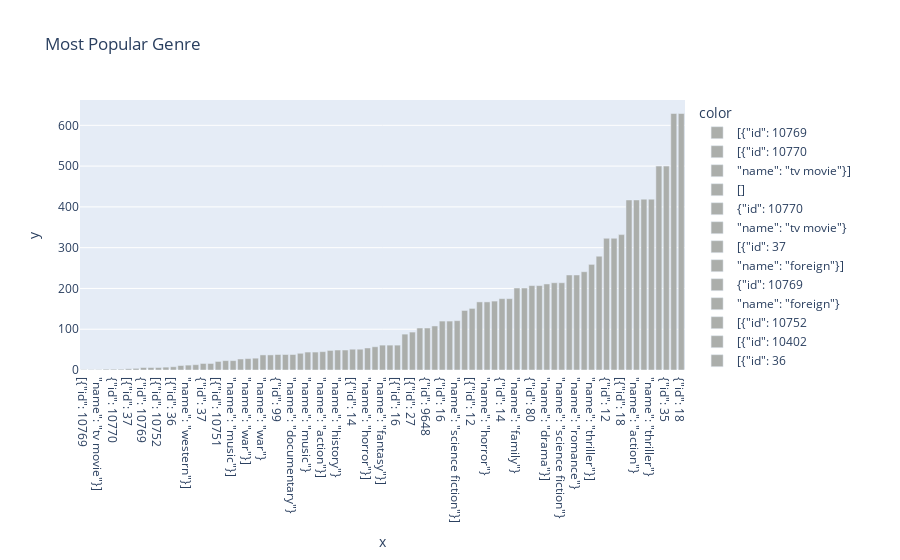

The code cell stored with this chart in its notebook:
### Code cell
import plotly.express as px
base_counts = get_counts(data_filtered, 'genres', genres)
base_counts = pd.DataFrame(index=base_counts.keys(),
                           data=base_counts.values(),
                           columns=['Counts'])
base_counts.sort_values(by='Counts', inplace=True)
# Plot the chart which shows top genres and separate by color where genre<1000
colors=['#abaeab' if i<1000 else '#A0E045' for i in  base_counts.Counts]
fig = px.bar(x=base_counts.index,
             y=base_counts['Counts'],
             title='Most Popular Genre',color_discrete_sequence=colors,color=base_counts.index)
fig.show()

### Figure 1 — Plotly figure (JSON) as saved in the notebook; plotly's stock layout.template omitted (floating-point values rounded to 4 significant figures)
{"data": [{"alignmentgroup": "True", "hovertemplate": "color=[{\"id\": 10769<br>x=%{x}<br>y=%{y}<extra></extra>", "legendgroup": "[{\"id\": 10769", "marker": {"color": "#abaeab", "pattern": {"shape": ""}}, "name": "[{\"id\": 10769", "offsetgroup": "[{\"id\": 10769", "orientation": "v", "showlegend": true, "textposition": "auto", "type": "bar", "x": ["[{\"id\": 10769"], "xaxis": "x", "y": [1], "yaxis": "y"}, {"alignmentgroup": "True", "hovertemplate": "color=[{\"id\": 10770<br>x=%{x}<br>y=%{y}<extra></extra>", "legendgroup": "[{\"id\": 10770", "marker": {"color": "#abaeab", "pattern": {"shape": ""}}, "name": "[{\"id\": 10770", "offsetgroup": "[{\"id\": 10770", "orientation": "v", "showlegend": true, "textposition": "auto", "type": "bar", "x": ["[{\"id\": 10770"], "xaxis": "x", "y": [1], "yaxis": "y"}, {"alignmentgroup": "True", "hovertemplate": "color=\"name\": \"tv movie\"}]<br>x=%{x}<br>y=%{y}<extra></extra>", "legendgroup": "\"name\": \"tv movie\"}]", "marker": {"color": "#abaeab", "pattern": {"shape": ""}}, "name": "\"name\": \"tv movie\"}]", "offsetgroup": "\"name\": \"tv movie\"}]", "orientation": "v", "showlegend": true, "textposition": "auto", "type": "bar", "x": ["\"name\": \"tv movie\"}]"], "xaxis": "x", "y": [1], "yaxis": "y"}, {"alignmentgroup": "True", "hovertemplate": "color=[]<br>x=%{x}<br>y=%{y}<extra></extra>", "legendgroup": "[]", "marker": {"color": "#abaeab", "pattern": {"shape": ""}}, "name": "[]", "offsetgroup": "[]", "orientation": "v", "showlegend": true, "textposition": "auto", "type": "bar", "x": ["[]"], "xaxis": "x", "y": [2], "yaxis": "y"}, {"alignmentgroup": "True", "hovertemplate": "color={\"id\": 10770<br>x=%{x}<br>y=%{y}<extra></extra>", "legendgroup": "{\"id\": 10770", "marker": {"color": "#abaeab", "pattern": {"shape": ""}}, "name": "{\"id\": 10770", "offsetgroup": "{\"id\": 10770", "orientation": "v", "showlegend": true, "textposition": "auto", "type": "bar", "x": ["{\"id\": 10770"], "xaxis": "x", "y": [2], "yaxis": "y"}, {"alignmentgroup": "True", "hovertemplate": "color=\"name\": \"tv movie\"}<br>x=%{x}<br>y=%{y}<extra></extra>", "legendgroup": "\"name\": \"tv movie\"}", "marker": {"color": "#abaeab", "pattern": {"shape": ""}}, "name": "\"name\": \"tv movie\"}", "offsetgroup": "\"name\": \"tv movie\"}", "orientation": "v", "showlegend": true, "textposition": "auto", "type": "bar", "x": ["\"name\": \"tv movie\"}"], "xaxis": "x", "y": [2], "yaxis": "y"}, {"alignmentgroup": "True", "hovertemplate": "color=[{\"id\": 37<br>x=%{x}<br>y=%{y}<extra></extra>", "legendgroup": "[{\"id\": 37", "marker": {"color": "#abaeab", "pattern": {"shape": ""}}, "name": "[{\"id\": 37", "offsetgroup": "[{\"id\": 37", "orientation": "v", "showlegend": true, "textposition": "auto", "type": "bar", "x": ["[{\"id\": 37"], "xaxis": "x", "y": [3], "yaxis": "y"}, {"alignmentgroup": "True", "hovertemplate": "color=\"name\": \"foreign\"}]<br>x=%{x}<br>y=%{y}<extra></extra>", "legendgroup": "\"name\": \"foreign\"}]", "marker": {"color": "#abaeab", "pattern": {"shape": ""}}, "name": "\"name\": \"foreign\"}]", "offsetgroup": "\"name\": \"foreign\"}]", "orientation": "v", "showlegend": true, "textposition": "auto", "type": "bar", "x": ["\"name\": \"foreign\"}]"], "xaxis": "x", "y": [4], "yaxis": "y"}, {"alignmentgroup": "True", "hovertemplate": "color={\"id\": 10769<br>x=%{x}<br>y=%{y}<extra></extra>", "legendgroup": "{\"id\": 10769", "marker": {"color": "#abaeab", "pattern": {"shape": ""}}, "name": "{\"id\": 10769", "offsetgroup": "{\"id\": 10769", "orientation": "v", "showlegend": true, "textposition": "auto", "type": "bar", "x": ["{\"id\": 10769"], "xaxis": "x", "y": [6], "yaxis": "y"}, {"alignmentgroup": "True", "hovertemplate": "color=\"name\": \"foreign\"}<br>x=%{x}<br>y=%{y}<extra></extra>", "legendgroup": "\"name\": \"foreign\"}", "marker": {"color": "#abaeab", "pattern": {"shape": ""}}, "name": "\"name\": \"foreign\"}", "offsetgroup": "\"name\": \"foreign\"}", "orientation": "v", "showlegend": true, "textposition": "auto", "type": "bar", "x": ["\"name\": \"foreign\"}"], "xaxis": "x", "y": [6], "yaxis": "y"}, {"alignmentgroup": "True", "hovertemplate": "color=[{\"id\": 10752<br>x=%{x}<br>y=%{y}<extra></extra>", "legendgroup": "[{\"id\": 10752", "marker": {"color": "#abaeab", "pattern": {"shape": ""}}, "name": "[{\"id\": 10752", "offsetgroup": "[{\"id\": 10752", "orientation": "v", "showlegend": true, "textposition": "auto", "type": "bar", "x": ["[{\"id\": 10752"], "xaxis": "x", "y": [6], "yaxis": "y"}, {"alignmentgroup": "True", "hovertemplate": "color=[{\"id\": 10402<br>x=%{x}<br>y=%{y}<extra></extra>", "legendgroup": "[{\"id\": 10402", "marker": {"color": "#abaeab", "pattern": {"shape": ""}}, "name": "[{\"id\": 10402", "offsetgroup": "[{\"id\": 10402", "orientation": "v", "showlegend": true, "textposition": "auto", "type": "bar", "x": ["[{\"id\": 10402"], "xaxis": "x", "y": [7], "yaxis": "y"}, {"alignmentgroup": "True", "hovertemplate": "color=[{\"id\": 36<br>x=%{x}<br>y=%{y}<extra></extra>", "legendgroup": "[{\"id\": 36", "marker": {"color": "#abaeab", "pattern": {"shape": ""}}, "name": "[{\"id\": 36", "offsetgroup": "[{\"id\": 36", "orientation": "v", "showlegend": true, "textposition": "auto", "type": "bar", "x": ["[{\"id\": 36"], "xaxis": "x", "y": [8], "yaxis": "y"}, {"alignmentgroup": "True", "hovertemplate": "color=\"name\": \"animation\"}]<br>x=%{x}<br>y=%{y}<extra></extra>", "legendgroup": "\"name\": \"animation\"}]", "marker": {"color": "#abaeab", "pattern": {"shape": ""}}, "name": "\"name\": \"animation\"}]", "offsetgroup": "\"name\": \"animation\"}]", "orientation": "v", "showlegend": true, "textposition": "auto", "type": "bar", "x": ["\"name\": \"animation\"}]"], "xaxis": "x", "y": [11], "yaxis": "y"}, {"alignmentgroup": "True", "hovertemplate": "color=\"name\": \"western\"}]<br>x=%{x}<br>y=%{y}<extra></extra>", "legendgroup": "\"name\": \"western\"}]", "marker": {"color": "#abaeab", "pattern": {"shape": ""}}, "name": "\"name\": \"western\"}]", "offsetgroup": "\"name\": \"western\"}]", "orientation": "v", "showlegend": true, "textposition": "auto", "type": "bar", "x": ["\"name\": \"western\"}]"], "xaxis": "x", "y": [12], "yaxis": "y"}, {"alignmentgroup": "True", "hovertemplate": "color=[{\"id\": 9648<br>x=%{x}<br>y=%{y}<extra></extra>", "legendgroup": "[{\"id\": 9648", "marker": {"color": "#abaeab", "pattern": {"shape": ""}}, "name": "[{\"id\": 9648", "offsetgroup": "[{\"id\": 9648", "orientation": "v", "showlegend": true, "textposition": "auto", "type": "bar", "x": ["[{\"id\": 9648"], "xaxis": "x", "y": [13], "yaxis": "y"}, {"alignmentgroup": "True", "hovertemplate": "color={\"id\": 37<br>x=%{x}<br>y=%{y}<extra></extra>", "legendgroup": "{\"id\": 37", "marker": {"color": "#abaeab", "pattern": {"shape": ""}}, "name": "{\"id\": 37", "offsetgroup": "{\"id\": 37", "orientation": "v", "showlegend": true, "textposition": "auto", "type": "bar", "x": ["{\"id\": 37"], "xaxis": "x", "y": [16], "yaxis": "y"}, {"alignmentgroup": "True", "hovertemplate": "color=\"name\": \"western\"}<br>x=%{x}<br>y=%{y}<extra></extra>", "legendgroup": "\"name\": \"western\"}", "marker": {"color": "#abaeab", "pattern": {"shape": ""}}, "name": "\"name\": \"western\"}", "offsetgroup": "\"name\": \"western\"}", "orientation": "v", "showlegend": true, "textposition": "auto", "type": "bar", "x": ["\"name\": \"western\"}"], "xaxis": "x", "y": [16], "yaxis": "y"}, {"alignmentgroup": "True", "hovertemplate": "color=[{\"id\": 10751<br>x=%{x}<br>y=%{y}<extra></extra>", "legendgroup": "[{\"id\": 10751", "marker": {"color": "#abaeab", "pattern": {"shape": ""}}, "name": "[{\"id\": 10751", "offsetgroup": "[{\"id\": 10751", "orientation": "v", "showlegend": true, "textposition": "auto", "type": "bar", "x": ["[{\"id\": 10751"], "xaxis": "x", "y": [21], "yaxis": "y"}, {"alignmentgroup": "True", "hovertemplate": "color=\"name\": \"history\"}]<br>x=%{x}<br>y=%{y}<extra></extra>", "legendgroup": "\"name\": \"history\"}]", "marker": {"color": "#abaeab", "pattern": {"shape": ""}}, "name": "\"name\": \"history\"}]", "offsetgroup": "\"name\": \"history\"}]", "orientation": "v", "showlegend": true, "textposition": "auto", "type": "bar", "x": ["\"name\": \"history\"}]"], "xaxis": "x", "y": [23], "yaxis": "y"}, {"alignmentgroup": "True", "hovertemplate": "color=\"name\": \"music\"}]<br>x=%{x}<br>y=%{y}<extra></extra>", "legendgroup": "\"name\": \"music\"}]", "marker": {"color": "#abaeab", "pattern": {"shape": ""}}, "name": "\"name\": \"music\"}]", "offsetgroup": "\"name\": \"music\"}]", "orientation": "v", "showlegend": true, "textposition": "auto", "type": "bar", "x": ["\"name\": \"music\"}]"], "xaxis": "x", "y": [23], "yaxis": "y"}, {"alignmentgroup": "True", "hovertemplate": "color=[{\"id\": 99<br>x=%{x}<br>y=%{y}<extra></extra>", "legendgroup": "[{\"id\": 99", "marker": {"color": "#abaeab", "pattern": {"shape": ""}}, "name": "[{\"id\": 99", "offsetgroup": "[{\"id\": 99", "orientation": "v", "showlegend": true, "textposition": "auto", "type": "bar", "x": ["[{\"id\": 99"], "xaxis": "x", "y": [27], "yaxis": "y"}, {"alignmentgroup": "True", "hovertemplate": "color=\"name\": \"war\"}]<br>x=%{x}<br>y=%{y}<extra></extra>", "legendgroup": "\"name\": \"war\"}]", "marker": {"color": "#abaeab", "pattern": {"shape": ""}}, "name": "\"name\": \"war\"}]", "offsetgroup": "\"name\": \"war\"}]", "orientation": "v", "showlegend": true, "textposition": "auto", "type": "bar", "x": ["\"name\": \"war\"}]"], "xaxis": "x", "y": [28], "yaxis": "y"}, {"alignmentgroup": "True", "hovertemplate": "color=\"name\": \"documentary\"}]<br>x=%{x}<br>y=%{y}<extra></extra>", "legendgroup": "\"name\": \"documentary\"}]", "marker": {"color": "#abaeab", "pattern": {"shape": ""}}, "name": "\"name\": \"documentary\"}]", "offsetgroup": "\"name\": \"documentary\"}]", "orientation": "v", "showlegend": true, "textposition": "auto", "type": "bar", "x": ["\"name\": \"documentary\"}]"], "xaxis": "x", "y": [29], "yaxis": "y"}, {"alignmentgroup": "True", "hovertemplate": "color=\"name\": \"war\"}<br>x=%{x}<br>y=%{y}<extra></extra>", "legendgroup": "\"name\": \"war\"}", "marker": {"color": "#abaeab", "pattern": {"shape": ""}}, "name": "\"name\": \"war\"}", "offsetgroup": "\"name\": \"war\"}", "orientation": "v", "showlegend": true, "textposition": "auto", "type": "bar", "x": ["\"name\": \"war\"}"], "xaxis": "x", "y": [37], "yaxis": "y"}, {"alignmentgroup": "True", "hovertemplate": "color={\"id\": 10752<br>x=%{x}<br>y=%{y}<extra></extra>", "legendgroup": "{\"id\": 10752", "marker": {"color": "#abaeab", "pattern": {"shape": ""}}, "name": "{\"id\": 10752", "offsetgroup": "{\"id\": 10752", "orientation": "v", "showlegend": true, "textposition": "auto", "type": "bar", "x": ["{\"id\": 10752"], "xaxis": "x", "y": [37], "yaxis": "y"}, {"alignmentgroup": "True", "hovertemplate": "color={\"id\": 99<br>x=%{x}<br>y=%{y}<extra></extra>", "legendgroup": "{\"id\": 99", "marker": {"color": "#abaeab", "pattern": {"shape": ""}}, "name": "{\"id\": 99", "offsetgroup": "{\"id\": 99", "orientation": "v", "showlegend": true, "textposition": "auto", "type": "bar", "x": ["{\"id\": 99"], "xaxis": "x", "y": [38], "yaxis": "y"}, {"alignmentgroup": "True", "hovertemplate": "color=[{\"id\": 10749<br>x=%{x}<br>y=%{y}<extra></extra>", "legendgroup": "[{\"id\": 10749", "marker": {"color": "#abaeab", "pattern": {"shape": ""}}, "name": "[{\"id\": 10749", "offsetgroup": "[{\"id\": 10749", "orientation": "v", "showlegend": true, "textposition": "auto", "type": "bar", "x": ["[{\"id\": 10749"], "xaxis": "x", "y": [38], "yaxis": "y"}, {"alignmentgroup": "True", "hovertemplate": "color=\"name\": \"documentary\"}<br>x=%{x}<br>y=%{y}<extra></extra>", "legendgroup": "\"name\": \"documentary\"}", "marker": {"color": "#abaeab", "pattern": {"shape": ""}}, "name": "\"name\": \"documentary\"}", "offsetgroup": "\"name\": \"documentary\"}", "orientation": "v", "showlegend": true, "textposition": "auto", "type": "bar", "x": ["\"name\": \"documentary\"}"], "xaxis": "x", "y": [38], "yaxis": "y"}, {"alignmentgroup": "True", "hovertemplate": "color=[{\"id\": 878<br>x=%{x}<br>y=%{y}<extra></extra>", "legendgroup": "[{\"id\": 878", "marker": {"color": "#abaeab", "pattern": {"shape": ""}}, "name": "[{\"id\": 878", "offsetgroup": "[{\"id\": 878", "orientation": "v", "showlegend": true, "textposition": "auto", "type": "bar", "x": ["[{\"id\": 878"], "xaxis": "x", "y": [41], "yaxis": "y"}, {"alignmentgroup": "True", "hovertemplate": "color=\"name\": \"music\"}<br>x=%{x}<br>y=%{y}<extra></extra>", "legendgroup": "\"name\": \"music\"}", "marker": {"color": "#abaeab", "pattern": {"shape": ""}}, "name": "\"name\": \"music\"}", "offsetgroup": "\"name\": \"music\"}", "orientation": "v", "showlegend": true, "textposition": "auto", "type": "bar", "x": ["\"name\": \"music\"}"], "xaxis": "x", "y": [44], "yaxis": "y"}, {"alignmentgroup": "True", "hovertemplate": "color={\"id\": 10402<br>x=%{x}<br>y=%{y}<extra></extra>", "legendgroup": "{\"id\": 10402", "marker": {"color": "#abaeab", "pattern": {"shape": ""}}, "name": "{\"id\": 10402", "offsetgroup": "{\"id\": 10402", "orientation": "v", "showlegend": true, "textposition": "auto", "type": "bar", "x": ["{\"id\": 10402"], "xaxis": "x", "y": [44], "yaxis": "y"}, {"alignmentgroup": "True", "hovertemplate": "color=\"name\": \"action\"}]<br>x=%{x}<br>y=%{y}<extra></extra>", "legendgroup": "\"name\": \"action\"}]", "marker": {"color": "#abaeab", "pattern": {"shape": ""}}, "name": "\"name\": \"action\"}]", "offsetgroup": "\"name\": \"action\"}]", "orientation": "v", "showlegend": true, "textposition": "auto", "type": "bar", "x": ["\"name\": \"action\"}]"], "xaxis": "x", "y": [45], "yaxis": "y"}, {"alignmentgroup": "True", "hovertemplate": "color=\"name\": \"adventure\"}]<br>x=%{x}<br>y=%{y}<extra></extra>", "legendgroup": "\"name\": \"adventure\"}]", "marker": {"color": "#abaeab", "pattern": {"shape": ""}}, "name": "\"name\": \"adventure\"}]", "offsetgroup": "\"name\": \"adventure\"}]", "orientation": "v", "showlegend": true, "textposition": "auto", "type": "bar", "x": ["\"name\": \"adventure\"}]"], "xaxis": "x", "y": [48], "yaxis": "y"}, {"alignmentgroup": "True", "hovertemplate": "color=\"name\": \"history\"}<br>x=%{x}<br>y=%{y}<extra></extra>", "legendgroup": "\"name\": \"history\"}", "marker": {"color": "#abaeab", "pattern": {"shape": ""}}, "name": "\"name\": \"history\"}", "offsetgroup": "\"name\": \"history\"}", "orientation": "v", "showlegend": true, "textposition": "auto", "type": "bar", "x": ["\"name\": \"history\"}"], "xaxis": "x", "y": [49], "yaxis": "y"}, {"alignmentgroup": "True", "hovertemplate": "color={\"id\": 36<br>x=%{x}<br>y=%{y}<extra></extra>", "legendgroup": "{\"id\": 36", "marker": {"color": "#abaeab", "pattern": {"shape": ""}}, "name": "{\"id\": 36", "offsetgroup": "{\"id\": 36", "orientation": "v", "showlegend": true, "textposition": "auto", "type": "bar", "x": ["{\"id\": 36"], "xaxis": "x", "y": [49], "yaxis": "y"}, {"alignmentgroup": "True", "hovertemplate": "color=[{\"id\": 14<br>x=%{x}<br>y=%{y}<extra></extra>", "legendgroup": "[{\"id\": 14", "marker": {"color": "#abaeab", "pattern": {"shape": ""}}, "name": "[{\"id\": 14", "offsetgroup": "[{\"id\": 14", "orientation": "v", "showlegend": true, "textposition": "auto", "type": "bar", "x": ["[{\"id\": 14"], "xaxis": "x", "y": [51], "yaxis": "y"}, {"alignmentgroup": "True", "hovertemplate": "color=\"name\": \"mystery\"}]<br>x=%{x}<br>y=%{y}<extra></extra>", "legendgroup": "\"name\": \"mystery\"}]", "marker": {"color": "#abaeab", "pattern": {"shape": ""}}, "name": "\"name\": \"mystery\"}]", "offsetgroup": "\"name\": \"mystery\"}]", "orientation": "v", "showlegend": true, "textposition": "auto", "type": "bar", "x": ["\"name\": \"mystery\"}]"], "xaxis": "x", "y": [51], "yaxis": "y"}, {"alignmentgroup": "True", "hovertemplate": "color=\"name\": \"horror\"}]<br>x=%{x}<br>y=%{y}<extra></extra>", "legendgroup": "\"name\": \"horror\"}]", "marker": {"color": "#abaeab", "pattern": {"shape": ""}}, "name": "\"name\": \"horror\"}]", "offsetgroup": "\"name\": \"horror\"}]", "orientation": "v", "showlegend": true, "textposition": "auto", "type": "bar", "x": ["\"name\": \"horror\"}]"], "xaxis": "x", "y": [54], "yaxis": "y"}, {"alignmentgroup": "True", "hovertemplate": "color=[{\"id\": 80<br>x=%{x}<br>y=%{y}<extra></extra>", "legendgroup": "[{\"id\": 80", "marker": {"color": "#abaeab", "pattern": {"shape": ""}}, "name": "[{\"id\": 80", "offsetgroup": "[{\"id\": 80", "orientation": "v", "showlegend": true, "textposition": "auto", "type": "bar", "x": ["[{\"id\": 80"], "xaxis": "x", "y": [57], "yaxis": "y"}, {"alignmentgroup": "True", "hovertemplate": "color=\"name\": \"fantasy\"}]<br>x=%{x}<br>y=%{y}<extra></extra>", "legendgroup": "\"name\": \"fantasy\"}]", "marker": {"color": "#abaeab", "pattern": {"shape": ""}}, "name": "\"name\": \"fantasy\"}]", "offsetgroup": "\"name\": \"fantasy\"}]", "orientation": "v", "showlegend": true, "textposition": "auto", "type": "bar", "x": ["\"name\": \"fantasy\"}]"], "xaxis": "x", "y": [61], "yaxis": "y"}, {"alignmentgroup": "True", "hovertemplate": "color=[{\"id\": 53<br>x=%{x}<br>y=%{y}<extra></extra>", "legendgroup": "[{\"id\": 53", "marker": {"color": "#abaeab", "pattern": {"shape": ""}}, "name": "[{\"id\": 53", "offsetgroup": "[{\"id\": 53", "orientation": "v", "showlegend": true, "textposition": "auto", "type": "bar", "x": ["[{\"id\": 53"], "xaxis": "x", "y": [61], "yaxis": "y"}, {"alignmentgroup": "True", "hovertemplate": "color=[{\"id\": 16<br>x=%{x}<br>y=%{y}<extra></extra>", "legendgroup": "[{\"id\": 16", "marker": {"color": "#abaeab", "pattern": {"shape": ""}}, "name": "[{\"id\": 16", "offsetgroup": "[{\"id\": 16", "orientation": "v", "showlegend": true, "textposition": "auto", "type": "bar", "x": ["[{\"id\": 16"], "xaxis": "x", "y": [61], "yaxis": "y"}, {"alignmentgroup": "True", "hovertemplate": "color=\"name\": \"crime\"}]<br>x=%{x}<br>y=%{y}<extra></extra>", "legendgroup": "\"name\": \"crime\"}]", "marker": {"color": "#abaeab", "pattern": {"shape": ""}}, "name": "\"name\": \"crime\"}]", "offsetgroup": "\"name\": \"crime\"}]", "orientation": "v", "showlegend": true, "textposition": "auto", "type": "bar", "x": ["\"name\": \"crime\"}]"], "xaxis": "x", "y": [88], "yaxis": "y"}, {"alignmentgroup": "True", "hovertemplate": "color=[{\"id\": 27<br>x=%{x}<br>y=%{y}<extra></extra>", "legendgroup": "[{\"id\": 27", "marker": {"color": "#abaeab", "pattern": {"shape": ""}}, "name": "[{\"id\": 27", "offsetgroup": "[{\"id\": 27", "orientation": "v", "showlegend": true, "textposition": "auto", "type": "bar", "x": ["[{\"id\": 27"], "xaxis": "x", "y": [93], "yaxis": "y"}, {"alignmentgroup": "True", "hovertemplate": "color=\"name\": \"mystery\"}<br>x=%{x}<br>y=%{y}<extra></extra>", "legendgroup": "\"name\": \"mystery\"}", "marker": {"color": "#abaeab", "pattern": {"shape": ""}}, "name": "\"name\": \"mystery\"}", "offsetgroup": "\"name\": \"mystery\"}", "orientation": "v", "showlegend": true, "textposition": "auto", "type": "bar", "x": ["\"name\": \"mystery\"}"], "xaxis": "x", "y": [103], "yaxis": "y"}, {"alignmentgroup": "True", "hovertemplate": "color={\"id\": 9648<br>x=%{x}<br>y=%{y}<extra></extra>", "legendgroup": "{\"id\": 9648", "marker": {"color": "#abaeab", "pattern": {"shape": ""}}, "name": "{\"id\": 9648", "offsetgroup": "{\"id\": 9648", "orientation": "v", "showlegend": true, "textposition": "auto", "type": "bar", "x": ["{\"id\": 9648"], "xaxis": "x", "y": [103], "yaxis": "y"}, {"alignmentgroup": "True", "hovertemplate": "color=\"name\": \"family\"}]<br>x=%{x}<br>y=%{y}<extra></extra>", "legendgroup": "\"name\": \"family\"}]", "marker": {"color": "#abaeab", "pattern": {"shape": ""}}, "name": "\"name\": \"family\"}]", "offsetgroup": "\"name\": \"family\"}]", "orientation": "v", "showlegend": true, "textposition": "auto", "type": "bar", "x": ["\"name\": \"family\"}]"], "xaxis": "x", "y": [108], "yaxis": "y"}, {"alignmentgroup": "True", "hovertemplate": "color={\"id\": 16<br>x=%{x}<br>y=%{y}<extra></extra>", "legendgroup": "{\"id\": 16", "marker": {"color": "#abaeab", "pattern": {"shape": ""}}, "name": "{\"id\": 16", "offsetgroup": "{\"id\": 16", "orientation": "v", "showlegend": true, "textposition": "auto", "type": "bar", "x": ["{\"id\": 16"], "xaxis": "x", "y": [120], "yaxis": "y"}, {"alignmentgroup": "True", "hovertemplate": "color=\"name\": \"animation\"}<br>x=%{x}<br>y=%{y}<extra></extra>", "legendgroup": "\"name\": \"animation\"}", "marker": {"color": "#abaeab", "pattern": {"shape": ""}}, "name": "\"name\": \"animation\"}", "offsetgroup": "\"name\": \"animation\"}", "orientation": "v", "showlegend": true, "textposition": "auto", "type": "bar", "x": ["\"name\": \"animation\"}"], "xaxis": "x", "y": [120], "yaxis": "y"}, {"alignmentgroup": "True", "hovertemplate": "color=\"name\": \"science fiction\"}]<br>x=%{x}<br>y=%{y}<extra></extra>", "legendgroup": "\"name\": \"science fiction\"}]", "marker": {"color": "#abaeab", "pattern": {"shape": ""}}, "name": "\"name\": \"science fiction\"}]", "offsetgroup": "\"name\": \"science fiction\"}]", "orientation": "v", "showlegend": true, "textposition": "auto", "type": "bar", "x": ["\"name\": \"science fiction\"}]"], "xaxis": "x", "y": [121], "yaxis": "y"}, {"alignmentgroup": "True", "hovertemplate": "color=\"name\": \"comedy\"}]<br>x=%{x}<br>y=%{y}<extra></extra>", "legendgroup": "\"name\": \"comedy\"}]", "marker": {"color": "#abaeab", "pattern": {"shape": ""}}, "name": "\"name\": \"comedy\"}]", "offsetgroup": "\"name\": \"comedy\"}]", "orientation": "v", "showlegend": true, "textposition": "auto", "type": "bar", "x": ["\"name\": \"comedy\"}]"], "xaxis": "x", "y": [146], "yaxis": "y"}, {"alignmentgroup": "True", "hovertemplate": "color=[{\"id\": 12<br>x=%{x}<br>y=%{y}<extra></extra>", "legendgroup": "[{\"id\": 12", "marker": {"color": "#abaeab", "pattern": {"shape": ""}}, "name": "[{\"id\": 12", "offsetgroup": "[{\"id\": 12", "orientation": "v", "showlegend": true, "textposition": "auto", "type": "bar", "x": ["[{\"id\": 12"], "xaxis": "x", "y": [151], "yaxis": "y"}, {"alignmentgroup": "True", "hovertemplate": "color={\"id\": 27<br>x=%{x}<br>y=%{y}<extra></extra>", "legendgroup": "{\"id\": 27", "marker": {"color": "#abaeab", "pattern": {"shape": ""}}, "name": "{\"id\": 27", "offsetgroup": "{\"id\": 27", "orientation": "v", "showlegend": true, "textposition": "auto", "type": "bar", "x": ["{\"id\": 27"], "xaxis": "x", "y": [167], "yaxis": "y"}, {"alignmentgroup": "True", "hovertemplate": "color=\"name\": \"horror\"}<br>x=%{x}<br>y=%{y}<extra></extra>", "legendgroup": "\"name\": \"horror\"}", "marker": {"color": "#abaeab", "pattern": {"shape": ""}}, "name": "\"name\": \"horror\"}", "offsetgroup": "\"name\": \"horror\"}", "orientation": "v", "showlegend": true, "textposition": "auto", "type": "bar", "x": ["\"name\": \"horror\"}"], "xaxis": "x", "y": [167], "yaxis": "y"}, {"alignmentgroup": "True", "hovertemplate": "color=\"name\": \"romance\"}]<br>x=%{x}<br>y=%{y}<extra></extra>", "legendgroup": "\"name\": \"romance\"}]", "marker": {"color": "#abaeab", "pattern": {"shape": ""}}, "name": "\"name\": \"romance\"}]", "offsetgroup": "\"name\": \"romance\"}]", "orientation": "v", "showlegend": true, "textposition": "auto", "type": "bar", "x": ["\"name\": \"romance\"}]"], "xaxis": "x", "y": [169], "yaxis": "y"}, {"alignmentgroup": "True", "hovertemplate": "color={\"id\": 14<br>x=%{x}<br>y=%{y}<extra></extra>", "legendgroup": "{\"id\": 14", "marker": {"color": "#abaeab", "pattern": {"shape": ""}}, "name": "{\"id\": 14", "offsetgroup": "{\"id\": 14", "orientation": "v", "showlegend": true, "textposition": "auto", "type": "bar", "x": ["{\"id\": 14"], "xaxis": "x", "y": [175], "yaxis": "y"}, {"alignmentgroup": "True", "hovertemplate": "color=\"name\": \"fantasy\"}<br>x=%{x}<br>y=%{y}<extra></extra>", "legendgroup": "\"name\": \"fantasy\"}", "marker": {"color": "#abaeab", "pattern": {"shape": ""}}, "name": "\"name\": \"fantasy\"}", "offsetgroup": "\"name\": \"fantasy\"}", "orientation": "v", "showlegend": true, "textposition": "auto", "type": "bar", "x": ["\"name\": \"fantasy\"}"], "xaxis": "x", "y": [175], "yaxis": "y"}, {"alignmentgroup": "True", "hovertemplate": "color=\"name\": \"family\"}<br>x=%{x}<br>y=%{y}<extra></extra>", "legendgroup": "\"name\": \"family\"}", "marker": {"color": "#abaeab", "pattern": {"shape": ""}}, "name": "\"name\": \"family\"}", "offsetgroup": "\"name\": \"family\"}", "orientation": "v", "showlegend": true, "textposition": "auto", "type": "bar", "x": ["\"name\": \"family\"}"], "xaxis": "x", "y": [201], "yaxis": "y"}, {"alignmentgroup": "True", "hovertemplate": "color={\"id\": 10751<br>x=%{x}<br>y=%{y}<extra></extra>", "legendgroup": "{\"id\": 10751", "marker": {"color": "#abaeab", "pattern": {"shape": ""}}, "name": "{\"id\": 10751", "offsetgroup": "{\"id\": 10751", "orientation": "v", "showlegend": true, "textposition": "auto", "type": "bar", "x": ["{\"id\": 10751"], "xaxis": "x", "y": [201], "yaxis": "y"}, {"alignmentgroup": "True", "hovertemplate": "color={\"id\": 80<br>x=%{x}<br>y=%{y}<extra></extra>", "legendgroup": "{\"id\": 80", "marker": {"color": "#abaeab", "pattern": {"shape": ""}}, "name": "{\"id\": 80", "offsetgroup": "{\"id\": 80", "orientation": "v", "showlegend": true, "textposition": "auto", "type": "bar", "x": ["{\"id\": 80"], "xaxis": "x", "y": [207], "yaxis": "y"}, {"alignmentgroup": "True", "hovertemplate": "color=\"name\": \"crime\"}<br>x=%{x}<br>y=%{y}<extra></extra>", "legendgroup": "\"name\": \"crime\"}", "marker": {"color": "#abaeab", "pattern": {"shape": ""}}, "name": "\"name\": \"crime\"}", "offsetgroup": "\"name\": \"crime\"}", "orientation": "v", "showlegend": true, "textposition": "auto", "type": "bar", "x": ["\"name\": \"crime\"}"], "xaxis": "x", "y": [207], "yaxis": "y"}, {"alignmentgroup": "True", "hovertemplate": "color=\"name\": \"drama\"}]<br>x=%{x}<br>y=%{y}<extra></extra>", "legendgroup": "\"name\": \"drama\"}]", "marker": {"color": "#abaeab", "pattern": {"shape": ""}}, "name": "\"name\": \"drama\"}]", "offsetgroup": "\"name\": \"drama\"}]", "orientation": "v", "showlegend": true, "textposition": "auto", "type": "bar", "x": ["\"name\": \"drama\"}]"], "xaxis": "x", "y": [211], "yaxis": "y"}, {"alignmentgroup": "True", "hovertemplate": "color={\"id\": 878<br>x=%{x}<br>y=%{y}<extra></extra>", "legendgroup": "{\"id\": 878", "marker": {"color": "#abaeab", "pattern": {"shape": ""}}, "name": "{\"id\": 878", "offsetgroup": "{\"id\": 878", "orientation": "v", "showlegend": true, "textposition": "auto", "type": "bar", "x": ["{\"id\": 878"], "xaxis": "x", "y": [214], "yaxis": "y"}, {"alignmentgroup": "True", "hovertemplate": "color=\"name\": \"science fiction\"}<br>x=%{x}<br>y=%{y}<extra></extra>", "legendgroup": "\"name\": \"science fiction\"}", "marker": {"color": "#abaeab", "pattern": {"shape": ""}}, "name": "\"name\": \"science fiction\"}", "offsetgroup": "\"name\": \"science fiction\"}", "orientation": "v", "showlegend": true, "textposition": "auto", "type": "bar", "x": ["\"name\": \"science fiction\"}"], "xaxis": "x", "y": [214], "yaxis": "y"}, {"alignmentgroup": "True", "hovertemplate": "color={\"id\": 10749<br>x=%{x}<br>y=%{y}<extra></extra>", "legendgroup": "{\"id\": 10749", "marker": {"color": "#abaeab", "pattern": {"shape": ""}}, "name": "{\"id\": 10749", "offsetgroup": "{\"id\": 10749", "orientation": "v", "showlegend": true, "textposition": "auto", "type": "bar", "x": ["{\"id\": 10749"], "xaxis": "x", "y": [233], "yaxis": "y"}, {"alignmentgroup": "True", "hovertemplate": "color=\"name\": \"romance\"}<br>x=%{x}<br>y=%{y}<extra></extra>", "legendgroup": "\"name\": \"romance\"}", "marker": {"color": "#abaeab", "pattern": {"shape": ""}}, "name": "\"name\": \"romance\"}", "offsetgroup": "\"name\": \"romance\"}", "orientation": "v", "showlegend": true, "textposition": "auto", "type": "bar", "x": ["\"name\": \"romance\"}"], "xaxis": "x", "y": [233], "yaxis": "y"}, {"alignmentgroup": "True", "hovertemplate": "color=[{\"id\": 28<br>x=%{x}<br>y=%{y}<extra></extra>", "legendgroup": "[{\"id\": 28", "marker": {"color": "#abaeab", "pattern": {"shape": ""}}, "name": "[{\"id\": 28", "offsetgroup": "[{\"id\": 28", "orientation": "v", "showlegend": true, "textposition": "auto", "type": "bar", "x": ["[{\"id\": 28"], "xaxis": "x", "y": [241], "yaxis": "y"}, {"alignmentgroup": "True", "hovertemplate": "color=\"name\": \"thriller\"}]<br>x=%{x}<br>y=%{y}<extra></extra>", "legendgroup": "\"name\": \"thriller\"}]", "marker": {"color": "#abaeab", "pattern": {"shape": ""}}, "name": "\"name\": \"thriller\"}]", "offsetgroup": "\"name\": \"thriller\"}]", "orientation": "v", "showlegend": true, "textposition": "auto", "type": "bar", "x": ["\"name\": \"thriller\"}]"], "xaxis": "x", "y": [259], "yaxis": "y"}, {"alignmentgroup": "True", "hovertemplate": "color=[{\"id\": 35<br>x=%{x}<br>y=%{y}<extra></extra>", "legendgroup": "[{\"id\": 35", "marker": {"color": "#abaeab", "pattern": {"shape": ""}}, "name": "[{\"id\": 35", "offsetgroup": "[{\"id\": 35", "orientation": "v", "showlegend": true, "textposition": "auto", "type": "bar", "x": ["[{\"id\": 35"], "xaxis": "x", "y": [279], "yaxis": "y"}, {"alignmentgroup": "True", "hovertemplate": "color={\"id\": 12<br>x=%{x}<br>y=%{y}<extra></extra>", "legendgroup": "{\"id\": 12", "marker": {"color": "#abaeab", "pattern": {"shape": ""}}, "name": "{\"id\": 12", "offsetgroup": "{\"id\": 12", "orientation": "v", "showlegend": true, "textposition": "auto", "type": "bar", "x": ["{\"id\": 12"], "xaxis": "x", "y": [323], "yaxis": "y"}, {"alignmentgroup": "True", "hovertemplate": "color=\"name\": \"adventure\"}<br>x=%{x}<br>y=%{y}<extra></extra>", "legendgroup": "\"name\": \"adventure\"}", "marker": {"color": "#abaeab", "pattern": {"shape": ""}}, "name": "\"name\": \"adventure\"}", "offsetgroup": "\"name\": \"adventure\"}", "orientation": "v", "showlegend": true, "textposition": "auto", "type": "bar", "x": ["\"name\": \"adventure\"}"], "xaxis": "x", "y": [323], "yaxis": "y"}, {"alignmentgroup": "True", "hovertemplate": "color=[{\"id\": 18<br>x=%{x}<br>y=%{y}<extra></extra>", "legendgroup": "[{\"id\": 18", "marker": {"color": "#abaeab", "pattern": {"shape": ""}}, "name": "[{\"id\": 18", "offsetgroup": "[{\"id\": 18", "orientation": "v", "showlegend": true, "textposition": "auto", "type": "bar", "x": ["[{\"id\": 18"], "xaxis": "x", "y": [332], "yaxis": "y"}, {"alignmentgroup": "True", "hovertemplate": "color={\"id\": 28<br>x=%{x}<br>y=%{y}<extra></extra>", "legendgroup": "{\"id\": 28", "marker": {"color": "#abaeab", "pattern": {"shape": ""}}, "name": "{\"id\": 28", "offsetgroup": "{\"id\": 28", "orientation": "v", "showlegend": true, "textposition": "auto", "type": "bar", "x": ["{\"id\": 28"], "xaxis": "x", "y": [417], "yaxis": "y"}, {"alignmentgroup": "True", "hovertemplate": "color=\"name\": \"action\"}<br>x=%{x}<br>y=%{y}<extra></extra>", "legendgroup": "\"name\": \"action\"}", "marker": {"color": "#abaeab", "pattern": {"shape": ""}}, "name": "\"name\": \"action\"}", "offsetgroup": "\"name\": \"action\"}", "orientation": "v", "showlegend": true, "textposition": "auto", "type": "bar", "x": ["\"name\": \"action\"}"], "xaxis": "x", "y": [417], "yaxis": "y"}, {"alignmentgroup": "True", "hovertemplate": "color={\"id\": 53<br>x=%{x}<br>y=%{y}<extra></extra>", "legendgroup": "{\"id\": 53", "marker": {"color": "#abaeab", "pattern": {"shape": ""}}, "name": "{\"id\": 53", "offsetgroup": "{\"id\": 53", "orientation": "v", "showlegend": true, "textposition": "auto", "type": "bar", "x": ["{\"id\": 53"], "xaxis": "x", "y": [419], "yaxis": "y"}, {"alignmentgroup": "True", "hovertemplate": "color=\"name\": \"thriller\"}<br>x=%{x}<br>y=%{y}<extra></extra>", "legendgroup": "\"name\": \"thriller\"}", "marker": {"color": "#abaeab", "pattern": {"shape": ""}}, "name": "\"name\": \"thriller\"}", "offsetgroup": "\"name\": \"thriller\"}", "orientation": "v", "showlegend": true, "textposition": "auto", "type": "bar", "x": ["\"name\": \"thriller\"}"], "xaxis": "x", "y": [419], "yaxis": "y"}, {"alignmentgroup": "True", "hovertemplate": "color=\"name\": \"comedy\"}<br>x=%{x}<br>y=%{y}<extra></extra>", "legendgroup": "\"name\": \"comedy\"}", "marker": {"color": "#abaeab", "pattern": {"shape": ""}}, "name": "\"name\": \"comedy\"}", "offsetgroup": "\"name\": \"comedy\"}", "orientation": "v", "showlegend": true, "textposition": "auto", "type": "bar", "x": ["\"name\": \"comedy\"}"], "xaxis": "x", "y": [500], "yaxis": "y"}, {"alignmentgroup": "True", "hovertemplate": "color={\"id\": 35<br>x=%{x}<br>y=%{y}<extra></extra>", "legendgroup": "{\"id\": 35", "marker": {"color": "#abaeab", "pattern": {"shape": ""}}, "name": "{\"id\": 35", "offsetgroup": "{\"id\": 35", "orientation": "v", "showlegend": true, "textposition": "auto", "type": "bar", "x": ["{\"id\": 35"], "xaxis": "x", "y": [500], "yaxis": "y"}, {"alignmentgroup": "True", "hovertemplate": "color=\"name\": \"drama\"}<br>x=%{x}<br>y=%{y}<extra></extra>", "legendgroup": "\"name\": \"drama\"}", "marker": {"color": "#abaeab", "pattern": {"shape": ""}}, "name": "\"name\": \"drama\"}", "offsetgroup": "\"name\": \"drama\"}", "orientation": "v", "showlegend": true, "textposition": "auto", "type": "bar", "x": ["\"name\": \"drama\"}"], "xaxis": "x", "y": [629], "yaxis": "y"}, {"alignmentgroup": "True", "hovertemplate": "color={\"id\": 18<br>x=%{x}<br>y=%{y}<extra></extra>", "legendgroup": "{\"id\": 18", "marker": {"color": "#abaeab", "pattern": {"shape": ""}}, "name": "{\"id\": 18", "offsetgroup": "{\"id\": 18", "orientation": "v", "showlegend": true, "textposition": "auto", "type": "bar", "x": ["{\"id\": 18"], "xaxis": "x", "y": [629], "yaxis": "y"}], "layout": {"barmode": "relative", "legend": {"title": {"text": "color"}, "tracegroupgap": 0}, "title": {"text": "Most Popular Genre"}, "xaxis": {"anchor": "y", "domain": [0, 1], "title": {"text": "x"}}, "yaxis": {"anchor": "x", "domain": [0, 1], "title": {"text": "y"}}}}
